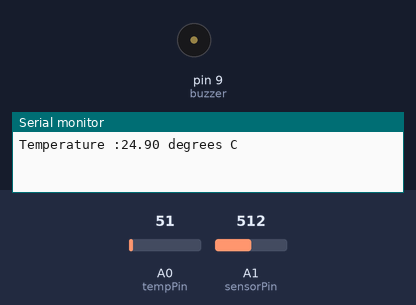
Bench run of a sketch on a simulated Arduino Uno, built with avr-gcc and run on an emulated ATmega328P. Parts: buzzer (waves = sounding), the last lines printed to the serial monitor. The test bench sets the inputs (shaded band); at power-on: A1 (sensorPin) = 512, A0 (tempPin) = 51.

Above: at 1.4 s.
1.5 s: A1 (sensorPin) set to 310
10.5 s: A1 (sensorPin) set to 282
At 19.5 s:
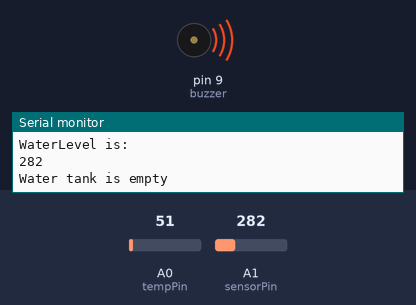
21.7 s: A1 (sensorPin) set to 306
At 22.7 s:
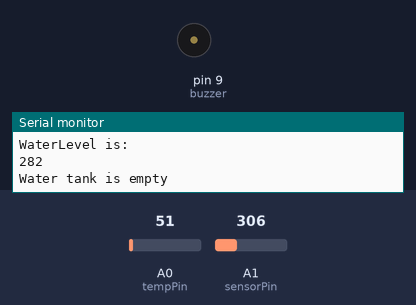
Timing chart, 0 to 24.7 s (numbered marks = the images above; inputs shaded):
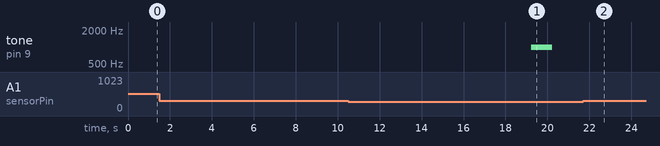

The sketch:

ArduinoCodeWaterLevelTemp.ino
```cpp
// ---------- declaration ---------------

#include <SoftwareSerial.h>
String str; //------ for transfering data to nodemcu
SoftwareSerial espSerial(5, 6);
const int buzzer = 9;
int sensorPin = A1;
int tempPin = A0;
int flag=0;
// ----------  setup function --------------

void setup(){
  Serial.begin(115200);
  espSerial.begin(115200);
  pinMode(sensorPin,INPUT);
  pinMode(buzzer,OUTPUT);
  pinMode(tempPin,INPUT);
  delay(200);
}

//------- loop function ----------------

void loop()
{
  flag =0;
  //------------- Temperature --------------------
      int reading = analogRead(tempPin);

 float voltage = reading *(5/1024.0);


 float temperatureC = voltage* 100 ;  //converting from volts to temp
 flag=1;
 if(flag == 1){
  str = String(1);
  espSerial.println(str);
  str =String("data from arduino: ")+String("Temperature ")+String(temperatureC);
  espSerial.println(str);
 }
 Serial.print("Temperature :");
 Serial.print(temperatureC);
 Serial.println(" degrees C");
 delay(3000);

//-------------- WaterLevel Sensor With Buzzer and transfering to nodemcu ---------------------

int waterLevel = analogRead(sensorPin);
str =String("data from arduino: ")+String("Water level ")+String(waterLevel);
espSerial.println(str);
Serial.println("WaterLevel is: ");
Serial.println(waterLevel);
delay(4000);
  if(waterLevel<300){
  Serial.println("Water tank is empty");
  str =String("data from arduino: ")+String("Water tank is empty ");
  espSerial.println(str);
  tone(buzzer, 1000);
  delay(1000);
  noTone(buzzer);
  delay(1000);
  }
   else if(waterLevel<615){
    str =String("data from arduino: ")+String("Water tank is 1/2 empty ");
    espSerial.println(str);
    Serial.println("Water tank is 1/2 empty");
  }
  else if(waterLevel<660){
      str =String("data from arduino: ")+String("Water tank is full ");
      espSerial.println(str);
      Serial.println("Water tank is full");
  }
delay(5000);
}
```

Measured:
- the behaviour switches between 300 and 299 on A1 (sensorPin) (found by bisection; images 0 and 1)
- after the input at 10.5 s, tone on pin 9 (buzzer): silent → 1000 Hz after 8.7 s, → silent 1.0 s later
- after the input at 21.7 s, tone on pin 9 (buzzer): stays silent (without the input it goes to 1000 Hz after 11.5 s)
